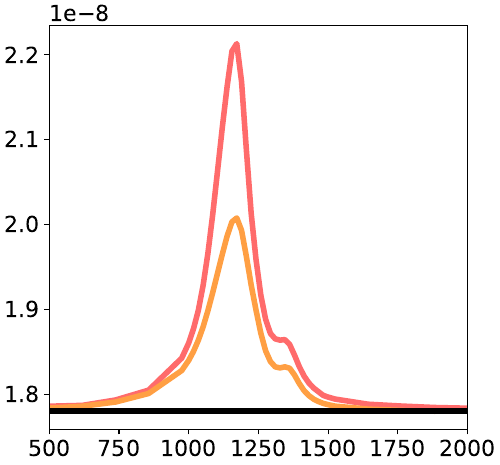

Here is the Python script that generated this plot:
import numpy as np
import matplotlib.pyplot as plt

from numpy import kron as ꕕ
from matplotlib import cm as colm
import numpy as np
import matplotlib.pyplot as plt
plt.rcParams.update({'font.size': 16})

width= 5
aspect_ratio= 1.075
fig_size = (width, width / aspect_ratio)
plt.figure(figsize=fig_size, constrained_layout=True)

dat  = np.loadtxt("S4c-200.out")

plt.plot(dat[:,0], dat[:,2], c  = '#ff6b6b', lw = 4)


dat  = np.loadtxt("S4c-1000.out")

plt.plot(dat[:,0], dat[:,2], c  = '#ff9f43', lw = 4)


plt.plot(dat[:,0], dat[:,2]*0 + dat[-1,2], c  = 'black', lw = 4)

plt.xlim(500,2000)

plt.savefig('S4c.pdf')  